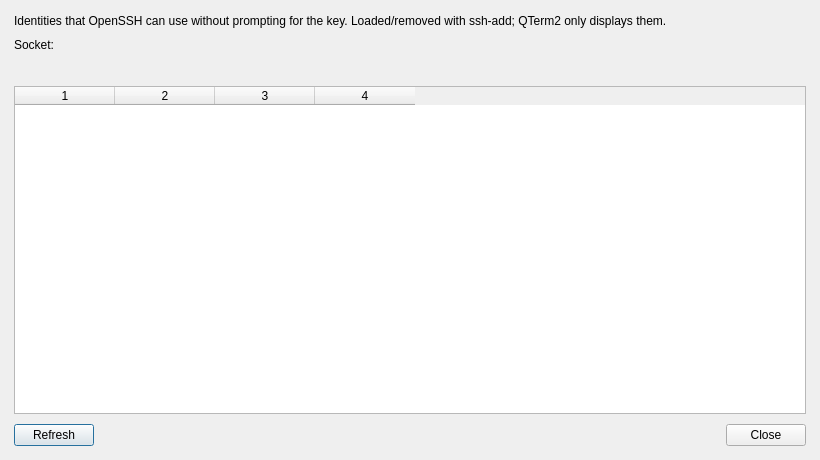
<?xml version="1.0" encoding="UTF-8"?>
<ui version="4.0">
 <class>SshAgentDialog</class>
 <widget class="QDialog" name="SshAgentDialog">
  <property name="geometry">
   <rect>
    <x>0</x>
    <y>0</y>
    <width>820</width>
    <height>460</height>
   </rect>
  </property>
  <property name="windowTitle">
   <string>SSH Agent</string>
  </property>
  <layout class="QVBoxLayout" name="verticalLayout">
   <property name="leftMargin">
    <number>14</number>
   </property>
   <property name="topMargin">
    <number>14</number>
   </property>
   <property name="rightMargin">
    <number>14</number>
   </property>
   <property name="bottomMargin">
    <number>14</number>
   </property>
   <property name="spacing">
    <number>10</number>
   </property>
   <item>
    <widget class="QLabel" name="hintLabel">
     <property name="text">
      <string>Identities that OpenSSH can use without prompting for the key. Loaded/removed with ssh-add; QTerm2 only displays them.</string>
     </property>
     <property name="wordWrap">
      <bool>true</bool>
     </property>
    </widget>
   </item>
   <item>
    <layout class="QHBoxLayout" name="socketLayout">
     <item>
      <widget class="QLabel" name="socketTitleLabel">
       <property name="text">
        <string>Socket:</string>
       </property>
      </widget>
     </item>
     <item>
      <widget class="QLabel" name="AgentSocketLabel">
       <property name="text">
        <string/>
       </property>
       <property name="textInteractionFlags">
        <set>Qt::TextSelectableByMouse</set>
       </property>
      </widget>
     </item>
    </layout>
   </item>
   <item>
    <widget class="QLabel" name="AgentStatusLabel">
     <property name="text">
      <string/>
     </property>
     <property name="wordWrap">
      <bool>true</bool>
     </property>
    </widget>
   </item>
   <item>
    <widget class="QTableWidget" name="AgentTable">
     <property name="columnCount">
      <number>4</number>
     </property>
     <column/>
     <column/>
     <column/>
     <column/>
    </widget>
   </item>
   <item>
    <layout class="QHBoxLayout" name="bottomLayout">
     <item>
      <widget class="QPushButton" name="RefreshAgentButton">
       <property name="text">
        <string>Refresh</string>
       </property>
      </widget>
     </item>
     <item>
      <spacer name="horizontalSpacer">
       <property name="orientation">
        <enum>Qt::Horizontal</enum>
       </property>
       <property name="sizeHint" stdset="0">
        <size>
         <width>40</width>
         <height>20</height>
        </size>
       </property>
      </spacer>
     </item>
     <item>
      <widget class="QDialogButtonBox" name="buttonBox">
       <property name="standardButtons">
        <set>QDialogButtonBox::Close</set>
       </property>
      </widget>
     </item>
    </layout>
   </item>
  </layout>
 </widget>
 <resources/>
 <connections/>
</ui>
